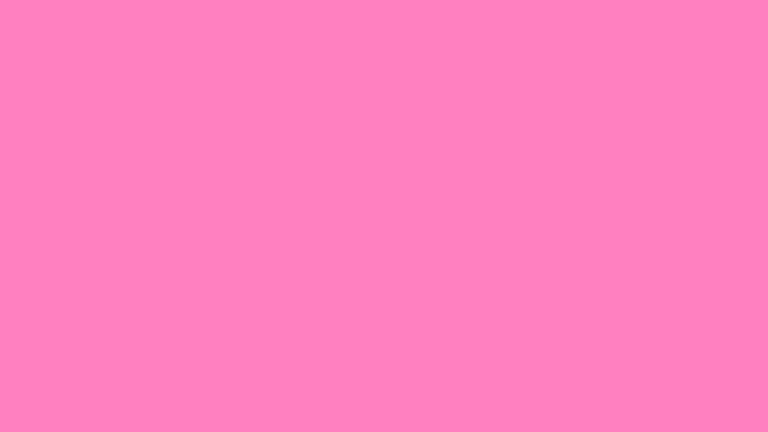
Frame 1 (no input)
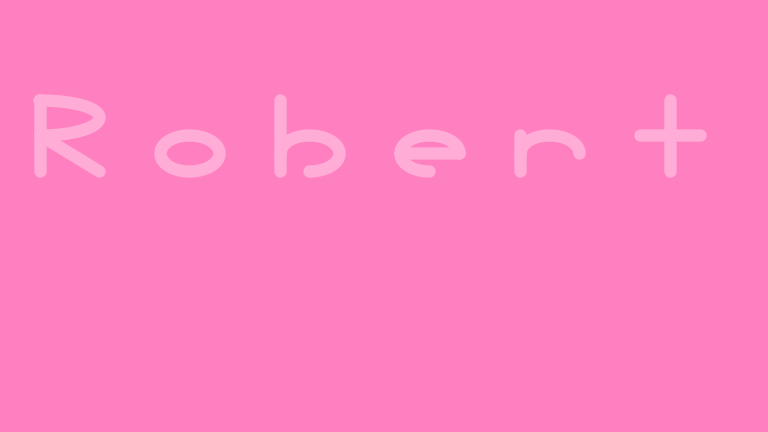
Frame 60 (the mouse pressed at the canvas centre just before this capture)
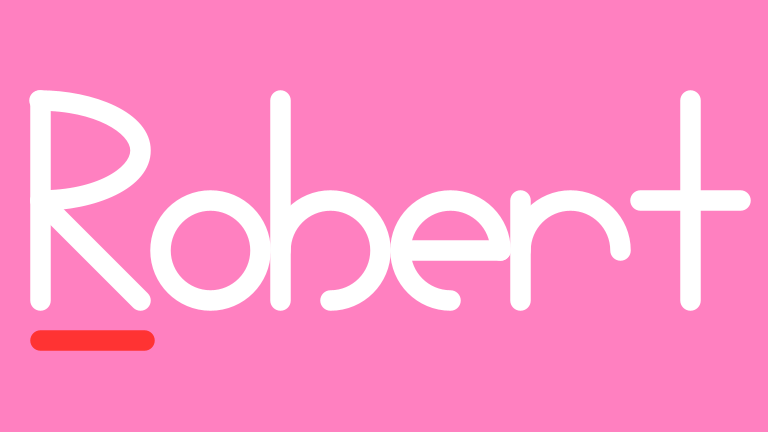
Frame 120 (the mouse held since frame 60 and released just before this capture)

The Processing sketch that drew these frames (run headless with seeded random() and noise(); from frame 60 on, the mouse is pressed at the canvas centre):

// Processing sketch: Demo
// ── Demo.pde
//Rober Sandh

float anim = 0;
float animTwo = 0;
boolean rewerse = false;


void setup()
{
  size(768, 432);
  //loop(); Turns out i dont need this WHY??? How long between frames!??! GWHAAAAAAA!!!!!!!!
  //////////////////////////DO NOT QUESTION///////////////////////
}

void draw()
{
  float letterSpace = 120;
  int letterNum = 0;
  
  float screenOffX = 40;
  float screenOffY = 100;

  float letterHight = 200;
  float letterWidth = 100;
  
  //put V´Cool animations here
  animation();

//letterSpace *= anim;
letterWidth *= anim;
letterHight *= anim * anim;

	if(anim > 0.0){

		setupLine(anim);

		float  f = (anim * anim);

		stroke(lerp(255, 255, f), lerp(128, 255, f), lerp(192, 255, f));


		drawCapitalR(letterSpace * letterNum + screenOffX, screenOffY, letterWidth, letterHight);
		letterNum++;

		drawO(letterSpace * letterNum + screenOffX, screenOffY, letterWidth, letterHight);
		letterNum++;

		drawB(letterSpace * letterNum + screenOffX, screenOffY, letterWidth, letterHight);
		letterNum++;

		drawE(letterSpace * letterNum + screenOffX, screenOffY, letterWidth, letterHight);
		letterNum++;

		drawR(letterSpace * letterNum + screenOffX, screenOffY, letterWidth, letterHight);
		letterNum++;

		drawT(letterSpace * letterNum + screenOffX, screenOffY, letterWidth, letterHight);		
	}

	if(animTwo > 0.1){

		stroke(255, animTwo * 255, animTwo * 255);
		draUnderLine(screenOffX, screenOffY + letterHight + 40* anim * anim, letterSpace * animTwo*6);
	}

}

void setupLine(float a){
    background(255, 128, 192);
    stroke(255, 179, 242);
    strokeWeight(a * 20.5);
    noFill();
    //fill(1, 0, 100);
}

void animation(){
	
	if(rewerse){
		anim -= 0.01;
	}else{
		anim += 0.01;
	}
	

  if (anim <= 0) { 
    	animTwo = 0;
    	rewerse = false; 
	}

	if(anim >= 1){
		anim = 1;
		animTwo +=0.01;
	}

	if(animTwo > 1){
		rewerse = true;
	}
}

void drawCapitalR(float x, float y, float lw, float lh){
	line(x, y, x, y + lh);
	line(x , y + lh * 0.5f, x + lw, y + lh);
	//Circle center X,Y, length, hight, startArc, endArc...
	arc(x, y + lh * 0.25, lw * 2, lh * 0.5, HALF_PI *3 , HALF_PI *5);
}

void drawO(float x, float y, float lw, float lh){
	ellipse(x + lw *0.5, y + lh*0.75, lw, lh *0.5);
}

void drawB(float x, float y, float lw, float lh){

	line(x,y,x,y + lh);
 	arc(x + lw *0.5, y + lh*0.75, lw, lh * 0.5, HALF_PI *2 , HALF_PI *5);
}

void drawE(float x, float y, float lw, float lh){
 //ellipse(320, 220, 55, 55);
 	arc(x + lw *0.5, y + lh * 0.75, lw, lh * 0.5, HALF_PI, HALF_PI* 4);
 	line(x, y + lh * 0.75, x+lw, y + lh * 0.75);
}

void drawR(float x, float y, float lw, float lh){
	arc(x + lw * 0.5, y + lh * 0.75, lw, lh * 0.5, HALF_PI *2, HALF_PI* 4);
 	line(x, y + lh * 0.5, x, y + lh);
}

void drawT(float x, float y, float lw, float lh){
	line(x, y + lh * 0.5, x + lw, y + lh*0.5);
  	line(x + lw * 0.5, y, x + lw * 0.5, y+lh);
}

void draUnderLine(float x, float y,float xTwo){
	line(x,y,xTwo,y);
}
